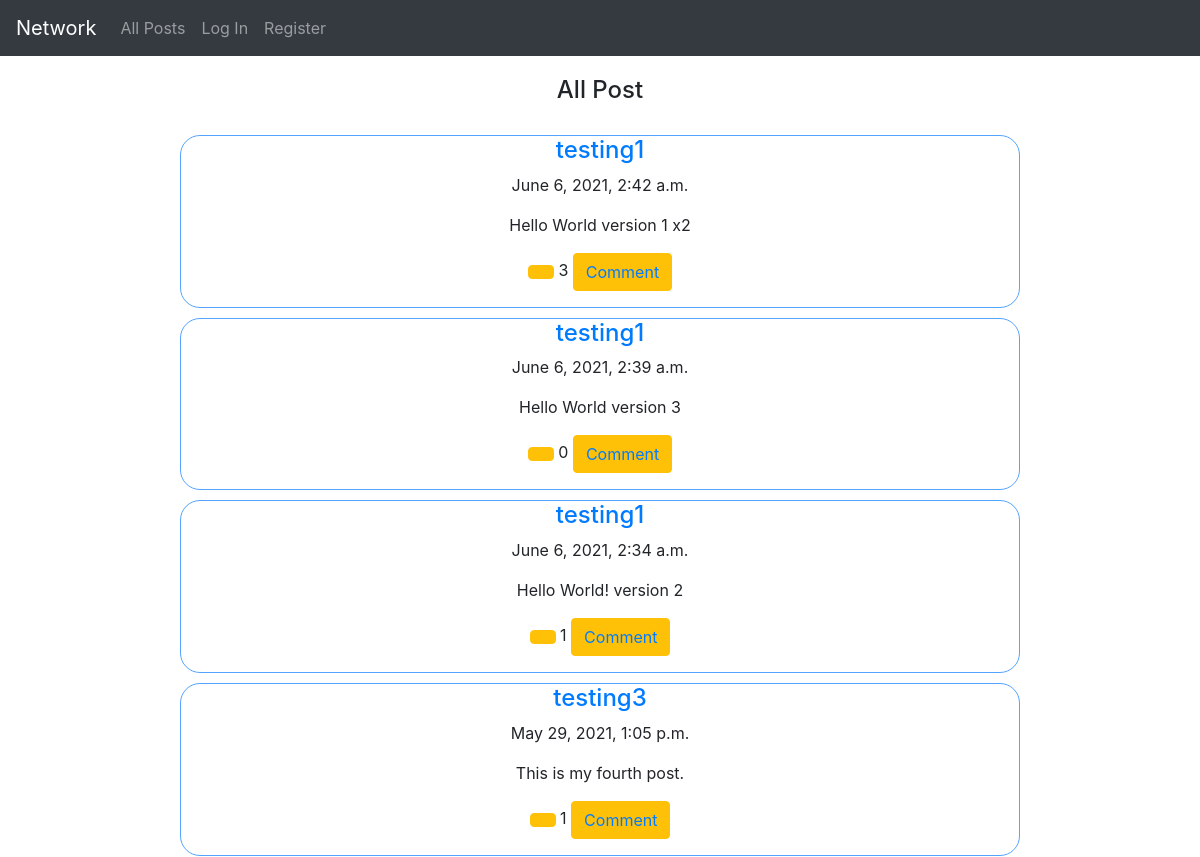
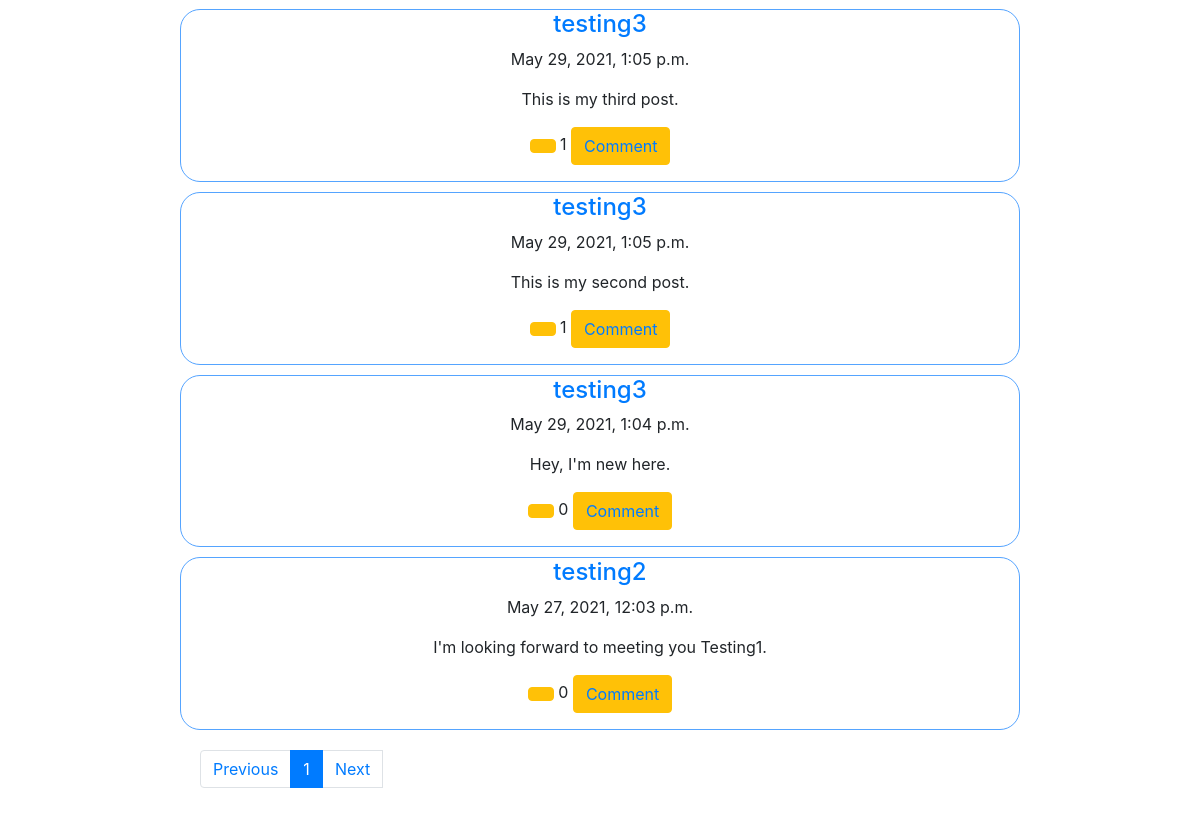
Before: / with the older database file (2 pictures, top to bottom).
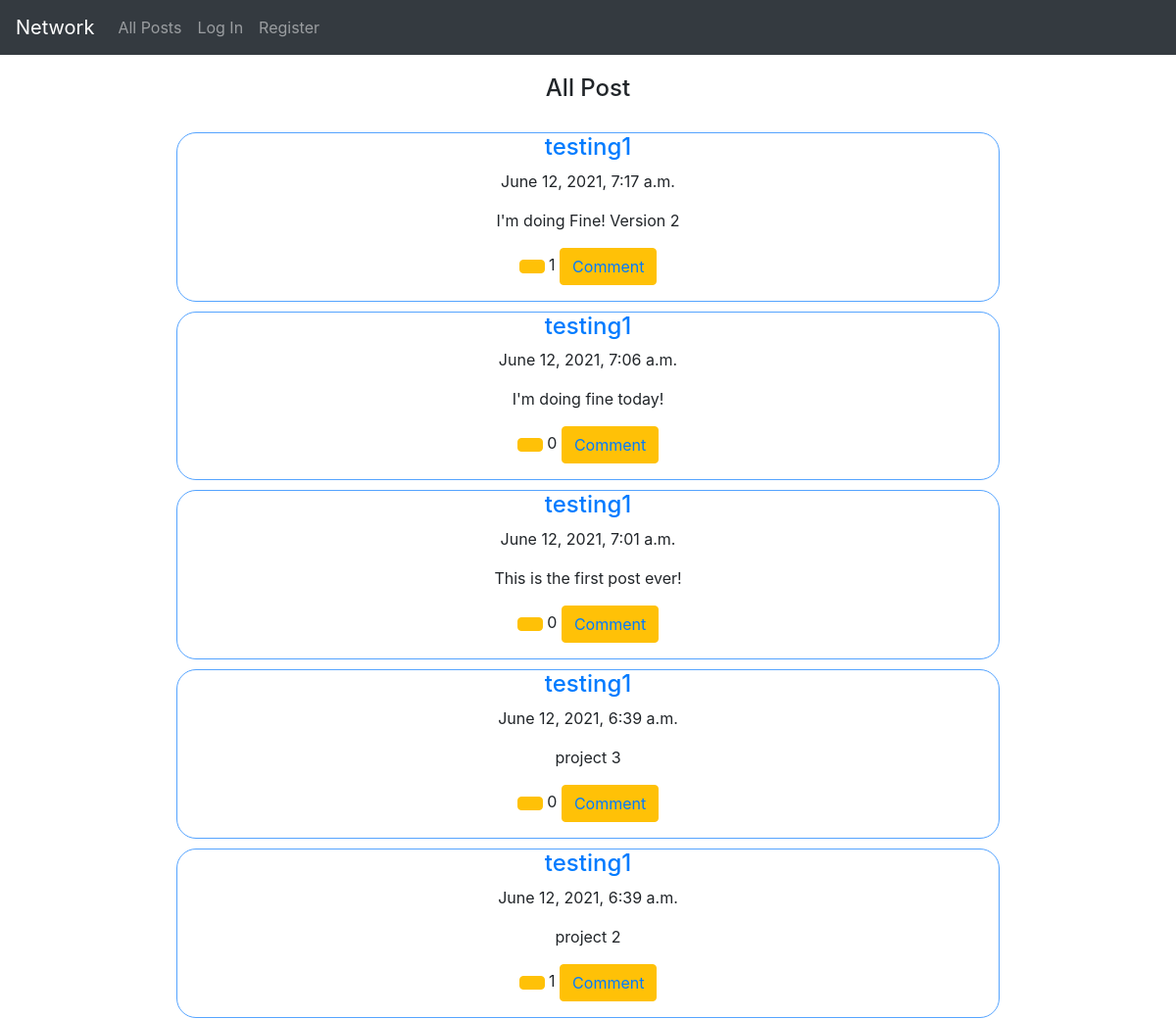
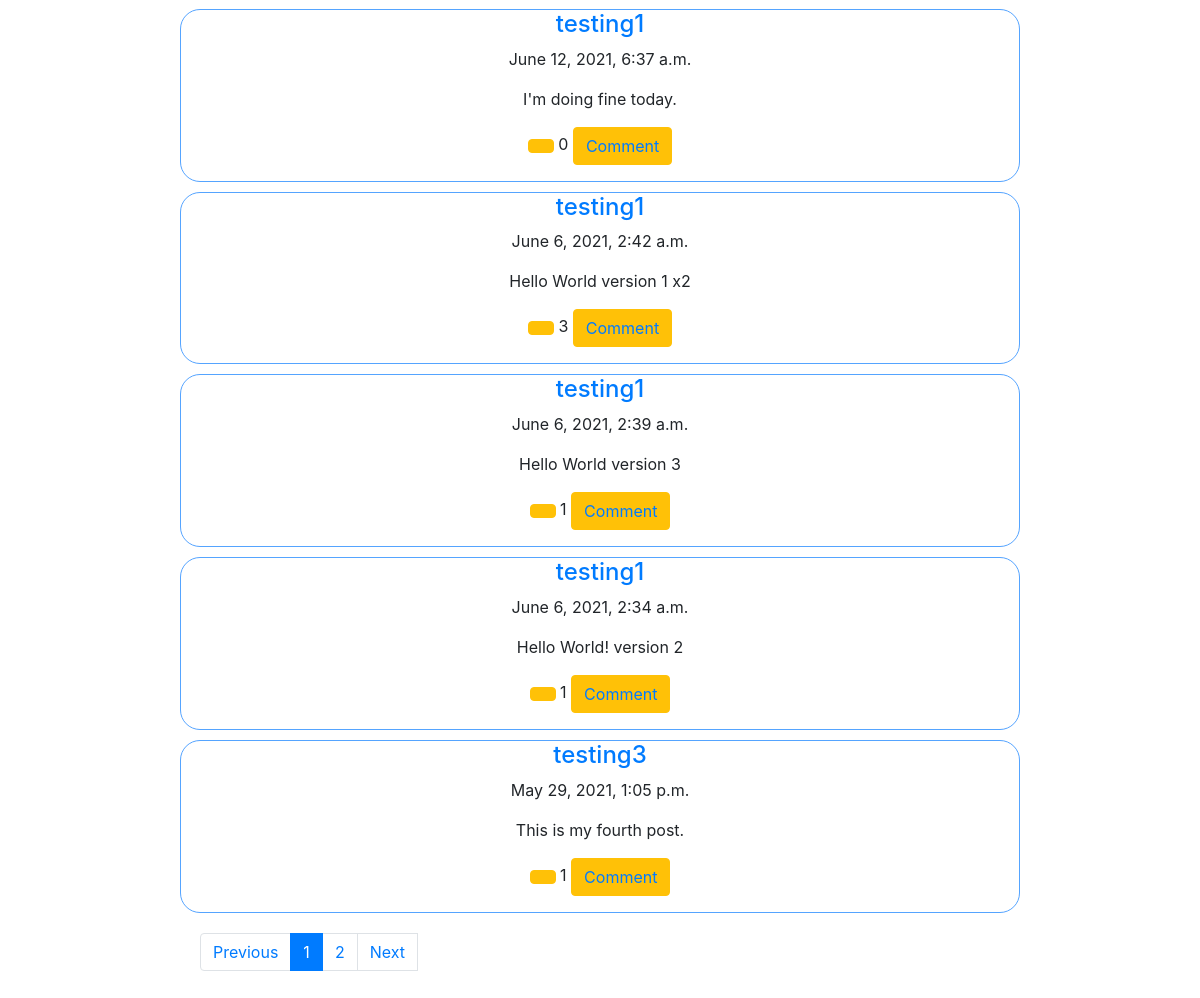
After: the same page with the newer database file (2 pictures, top to bottom).
### network/models.py (models this page shows, shortened)
class Post(models.Model):
    user = models.ForeignKey(
        User, on_delete=models.CASCADE, related_name="creator")
    post = models.TextField()
    date = models.DateTimeField(auto_now=True)
    like = models.ManyToManyField(User, blank=True, related_name="like_count")
    def like_count(self):
        return self.like.all().count()

class User(AbstractUser):
    follower = models.ManyToManyField(
        'self', blank=True, related_name="followee")
    following = models.ManyToManyField(
        'self', blank=True, related_name="+")
    pass

### network/views.py (the view)
# urls.py: path("", views.index, name="index"),
def index(request):
    item1 = Post.objects.all().order_by('-date')
    p = Paginator(item1, 10)
    pagination_index = []
    if p.num_pages <= 5:
        for n in range(p.num_pages):
            pagination_index.append(n + 1)
    else:
        pagination_index = [1, 2, 3, 4, 5]
    return render(request, "network/index.html", {
        "posts": p.page(1),
        "pages": pagination_index,
        "selected": 1
    })

### network/templates/network/index.html (shortened to what this page needs)
{% extends "network/layout.html" %}
{% load static %}
{% block body %}
<h4 class="index-title">All Post</h4>
    <div class="index-post-view">
        {% for post in posts %}
            <div class="index-content">
                <a href="{% url 'myprofile' username=post.user page_visiting=1 %}"><h4>{{ post.user }}</h4></a>
                <p>{{ post.date }}</p>
                <p>{{ post.post }}</p>
                <p><button type="button" class="btn btn-warning like" onclick='like({{ post.id }})'><span class="like-btn-text {{post.id}}-btn"></span></button> <span class="like-text {{post.id}}-text">{{ post.like_count }} </span> <button type="button" class="btn btn-warning like"><a href="{% url 'comment' post.id %}">Comment</a></button></p>
            </div>
        {% empty %}
            <p>You can create your post today!</p>
        {% endfor %}
    </div>
    <div class="nav-container-pagination">
        <nav aria-label="Page navigation example">
            <ul class="pagination">
            <li class="page-item"><a class="page-link" href="{% url 'change' page_visiting=selected button='previous' from_page='index' username='index' %}">Previous</a></li>
                {% for page in pages %}
                    <li class="page-item {{page}}"><a class="page-link" href="{% url 'pages' page %}">{{ page }}</a></li>
                {% endfor %}
            <li class="page-item next"><a class="page-link" href="{% url 'change' page_visiting=selected button='next' from_page='index' username='index' %}">Next</a></li>
            </ul>
        </nav>
    </div>
{% endblock %}

Changed rows visible on the page:
no longer on this page (row unchanged): Post: user "testing3", date "May 29, 2021, 1:05 p.m.", post "This is my third post.", like_count "1"
no longer on this page (row unchanged): Post: user "testing3", date "May 29, 2021, 1:05 p.m.", post "This is my second post.", like_count "1"
no longer on this page (row unchanged): Post: user "testing3", date "May 29, 2021, 1:04 p.m.", post "Hey, I'm new here.", like_count "0"
no longer on this page (row unchanged): Post: user "testing2", date "May 27, 2021, 12:03 p.m.", post "I'm looking forward to meeting you Testing1.", like_count "0"
added Post: user "testing1", date "June 12, 2021, 7:17 a.m.", post "I'm doing Fine! Version 2", like_count "1"
added Post: user "testing1", date "June 12, 2021, 7:06 a.m.", post "I'm doing fine today!", like_count "0"
added Post: user "testing1", date "June 12, 2021, 7:01 a.m.", post "This is the first post ever!", like_count "0"
added Post: user "testing1", date "June 12, 2021, 6:39 a.m.", post "project 3", like_count "0"
added Post: user "testing1", date "June 12, 2021, 6:39 a.m.", post "project 2", like_count "1"
added Post: user "testing1", date "June 12, 2021, 6:37 a.m.", post "I'm doing fine today.", like_count "0"
computed for Post "June 6, 2021, 2:39 a.m.": like_count "0" → "1"
Other visible differences:
new list line: "2"
